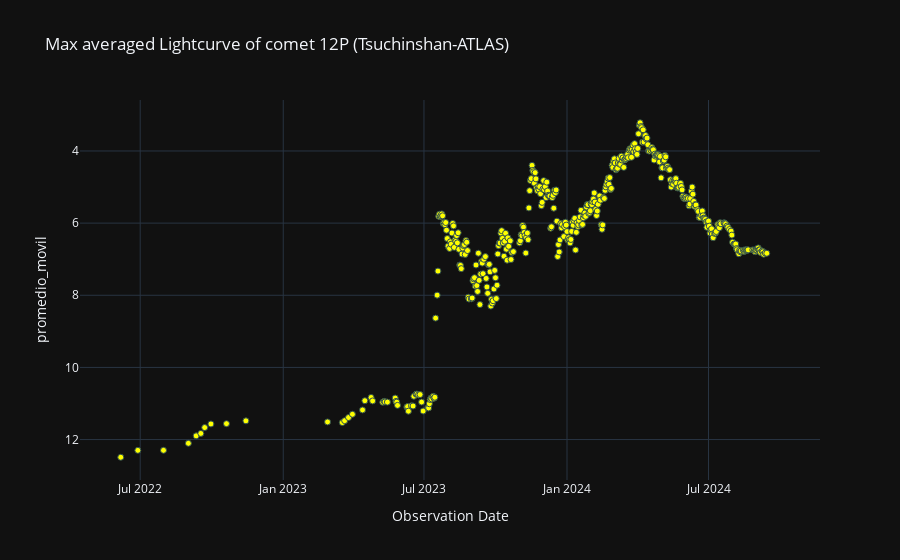

Write notebook code for a chart like this one.
### Code cell
# Gráfica de lus promediada
labels = {'obs_date':'Observation Date','magnitud_reducida':'Magnitude reduced'}
fig = px.scatter(curva_de_luz_externa_v1_df, x='obs_date', y='promedio_movil', template= 'plotly_dark', labels= labels, title=f'Max averaged Lightcurve of comet {nombre_cometa} (Tsuchinshan-ATLAS)')
fig.update_traces(marker=dict(color='yellow', size=6, line= dict(width=1, color='DarkSlateGrey')))
fig.update_yaxes(autorange="reversed")
fig.show()

### Figure 1 — Plotly figure (JSON) as saved in the notebook; plotly's stock layout.template omitted (floating-point values rounded to 4 significant figures; data arrays with more than 128 entries replaced by an {"elided": "..."} marker saying what was removed)
{"data": [{"hovertemplate": "Observation Date=%{x}<br>promedio_movil=%{y}<extra></extra>", "legendgroup": "", "marker": {"color": "yellow", "line": {"color": "DarkSlateGrey", "width": 1}, "size": 6, "symbol": "circle"}, "mode": "markers", "name": "", "orientation": "v", "showlegend": false, "type": "scatter", "x": {"elided": "439 str values"}, "xaxis": "x", "y": {"elided": "439 float values"}, "yaxis": "y"}], "layout": {"legend": {"tracegroupgap": 0}, "title": {"text": "Max averaged Lightcurve of comet 12P (Tsuchinshan-ATLAS)"}, "xaxis": {"anchor": "y", "domain": [0, 1], "title": {"text": "Observation Date"}}, "yaxis": {"anchor": "x", "autorange": "reversed", "domain": [0, 1], "title": {"text": "promedio_movil"}}}}
